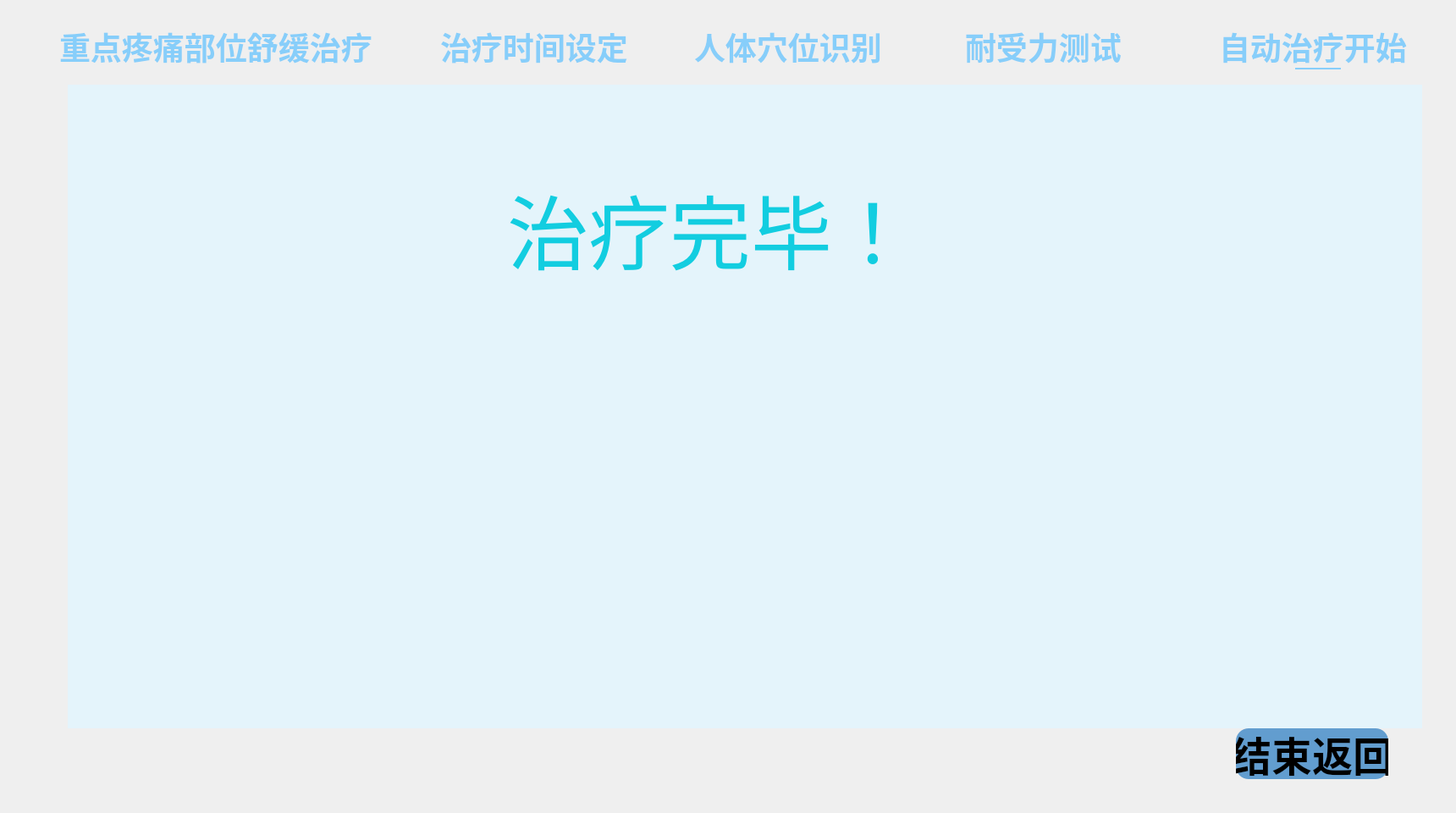
<?xml version="1.0" encoding="UTF-8"?>
<ui version="4.0">
 <class>IntensiveTreatFinishClass</class>
 <widget class="QWidget" name="IntensiveTreatFinishClass">
  <property name="geometry">
   <rect>
    <x>0</x>
    <y>0</y>
    <width>1720</width>
    <height>960</height>
   </rect>
  </property>
  <property name="windowTitle">
   <string>IntensiveTreatFinish</string>
  </property>
  <widget class="QLabel" name="label_2">
   <property name="geometry">
    <rect>
     <x>520</x>
     <y>30</y>
     <width>231</width>
     <height>50</height>
    </rect>
   </property>
   <property name="font">
    <font>
     <family>Arial</family>
     <pointsize>28</pointsize>
     <weight>75</weight>
     <bold>true</bold>
    </font>
   </property>
   <property name="styleSheet">
    <string notr="true">color:rgb(135,206,250);</string>
   </property>
   <property name="text">
    <string>治疗时间设定</string>
   </property>
  </widget>
  <widget class="QLabel" name="label_6">
   <property name="geometry">
    <rect>
     <x>1440</x>
     <y>30</y>
     <width>231</width>
     <height>50</height>
    </rect>
   </property>
   <property name="font">
    <font>
     <family>Arial</family>
     <pointsize>28</pointsize>
     <weight>75</weight>
     <bold>true</bold>
    </font>
   </property>
   <property name="styleSheet">
    <string notr="true">color:rgb(135,206,250);</string>
   </property>
   <property name="text">
    <string>自动治疗开始</string>
   </property>
  </widget>
  <widget class="QLabel" name="label_5">
   <property name="geometry">
    <rect>
     <x>1140</x>
     <y>30</y>
     <width>201</width>
     <height>50</height>
    </rect>
   </property>
   <property name="font">
    <font>
     <family>Arial</family>
     <pointsize>28</pointsize>
     <weight>75</weight>
     <bold>true</bold>
    </font>
   </property>
   <property name="styleSheet">
    <string notr="true">color:rgb(135,206,250);</string>
   </property>
   <property name="text">
    <string>耐受力测试</string>
   </property>
  </widget>
  <widget class="QLabel" name="label_9">
   <property name="geometry">
    <rect>
     <x>700</x>
     <y>380</y>
     <width>221</width>
     <height>151</height>
    </rect>
   </property>
   <property name="text">
    <string/>
   </property>
   <property name="pixmap">
    <pixmap>finish.png</pixmap>
   </property>
  </widget>
  <widget class="QLabel" name="label_8">
   <property name="geometry">
    <rect>
     <x>599</x>
     <y>199</y>
     <width>471</width>
     <height>141</height>
    </rect>
   </property>
   <property name="font">
    <font>
     <family>Arial</family>
     <pointsize>72</pointsize>
     <weight>50</weight>
     <bold>false</bold>
    </font>
   </property>
   <property name="styleSheet">
    <string notr="true">color:rgb(18,205,224);</string>
   </property>
   <property name="text">
    <string>治疗完毕！</string>
   </property>
  </widget>
  <widget class="QLabel" name="label_3">
   <property name="geometry">
    <rect>
     <x>1530</x>
     <y>80</y>
     <width>54</width>
     <height>2</height>
    </rect>
   </property>
   <property name="styleSheet">
    <string notr="true">background-color:rgb(135,206,250);</string>
   </property>
   <property name="text">
    <string/>
   </property>
  </widget>
  <widget class="QLabel" name="label_7">
   <property name="geometry">
    <rect>
     <x>80</x>
     <y>100</y>
     <width>1600</width>
     <height>760</height>
    </rect>
   </property>
   <property name="font">
    <font>
     <family>Arial</family>
     <pointsize>24</pointsize>
     <weight>75</weight>
     <bold>true</bold>
    </font>
   </property>
   <property name="styleSheet">
    <string notr="true">background-color:rgb(228,244,251);</string>
   </property>
   <property name="text">
    <string/>
   </property>
  </widget>
  <widget class="QLabel" name="label_4">
   <property name="geometry">
    <rect>
     <x>820</x>
     <y>30</y>
     <width>231</width>
     <height>50</height>
    </rect>
   </property>
   <property name="font">
    <font>
     <family>Arial</family>
     <pointsize>28</pointsize>
     <weight>75</weight>
     <bold>true</bold>
    </font>
   </property>
   <property name="styleSheet">
    <string notr="true">color:rgb(135,206,250);</string>
   </property>
   <property name="text">
    <string>人体穴位识别</string>
   </property>
  </widget>
  <widget class="QPushButton" name="pushButton_FinishReturn">
   <property name="geometry">
    <rect>
     <x>1460</x>
     <y>860</y>
     <width>180</width>
     <height>60</height>
    </rect>
   </property>
   <property name="font">
    <font>
     <family>Arial</family>
     <pointsize>36</pointsize>
     <weight>75</weight>
     <bold>true</bold>
    </font>
   </property>
   <property name="styleSheet">
    <string notr="true">QPushButton
{
    /*背景颜色*/  
	background-color:rgb(98,157,207);
	border-radius:15px;  
}

QPushButton:pressed
{
    background-color:rgb(0,0,128);
}</string>
   </property>
   <property name="text">
    <string>结束返回</string>
   </property>
  </widget>
  <widget class="QLabel" name="label">
   <property name="geometry">
    <rect>
     <x>70</x>
     <y>30</y>
     <width>381</width>
     <height>50</height>
    </rect>
   </property>
   <property name="font">
    <font>
     <family>Arial</family>
     <pointsize>28</pointsize>
     <weight>75</weight>
     <bold>true</bold>
    </font>
   </property>
   <property name="styleSheet">
    <string notr="true">color:rgb(135,206,250);</string>
   </property>
   <property name="text">
    <string>重点疼痛部位舒缓治疗</string>
   </property>
  </widget>
  <zorder>label_7</zorder>
  <zorder>label_2</zorder>
  <zorder>label_6</zorder>
  <zorder>label_5</zorder>
  <zorder>label_9</zorder>
  <zorder>label_8</zorder>
  <zorder>label_3</zorder>
  <zorder>label_4</zorder>
  <zorder>pushButton_FinishReturn</zorder>
  <zorder>label</zorder>
 </widget>
 <layoutdefault spacing="6" margin="11"/>
 <resources/>
 <connections/>
</ui>
